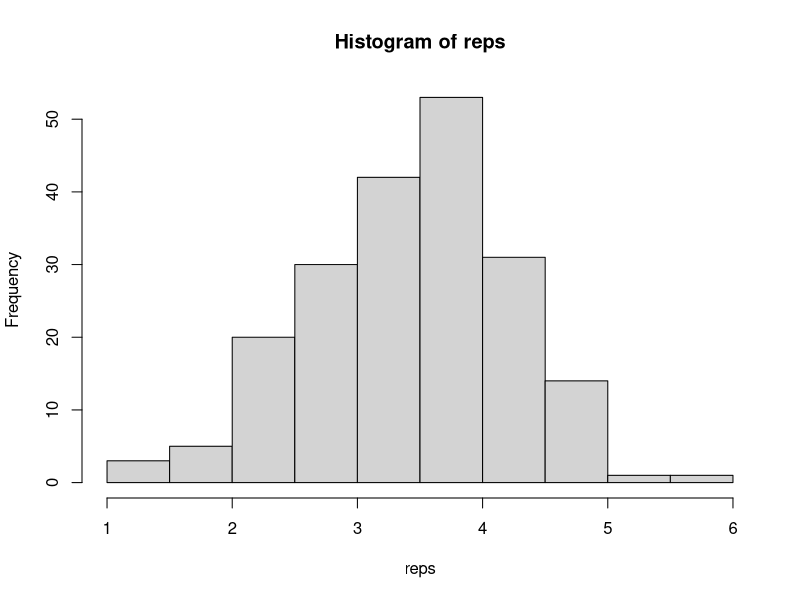
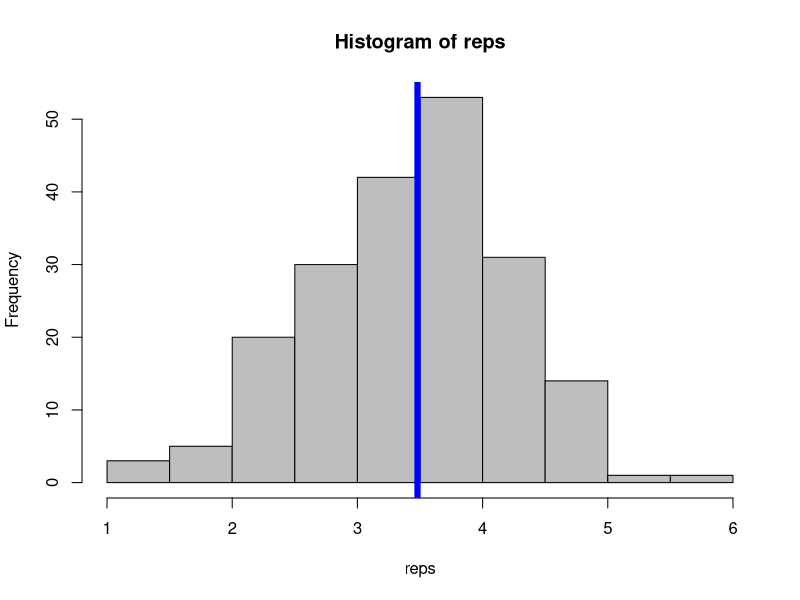
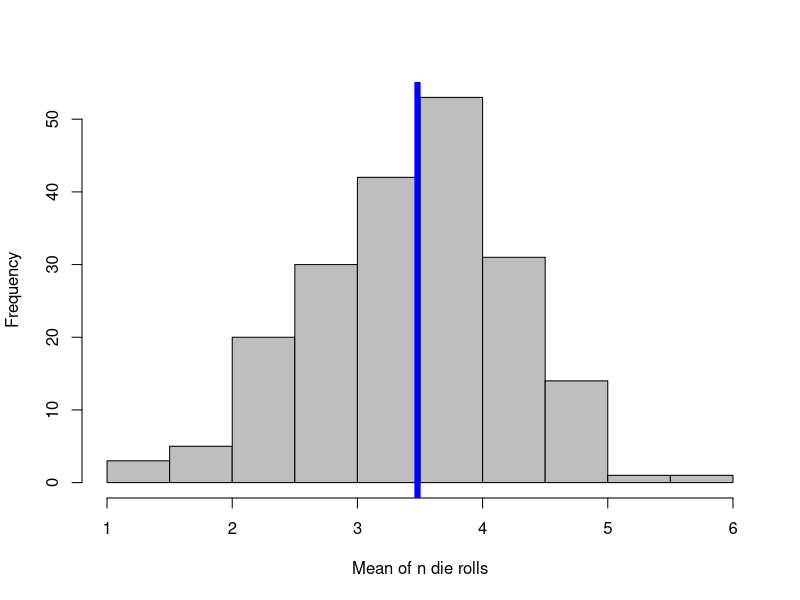
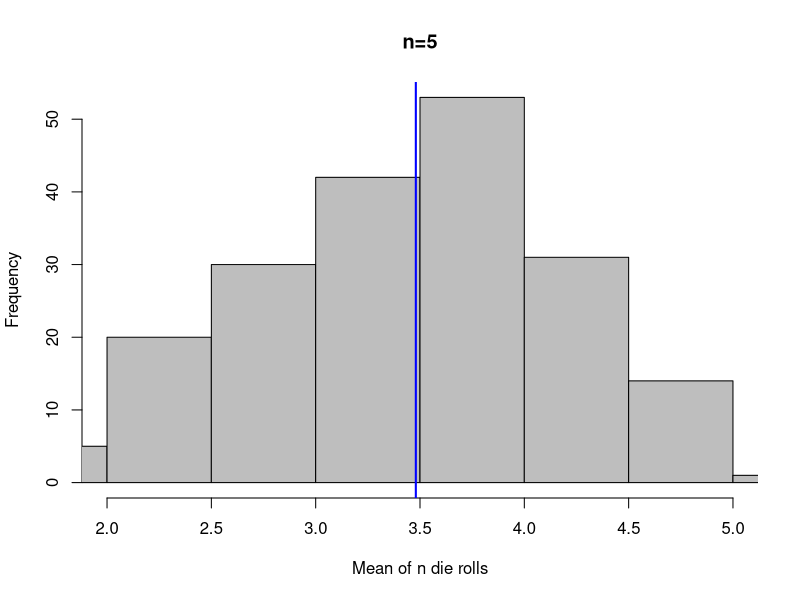
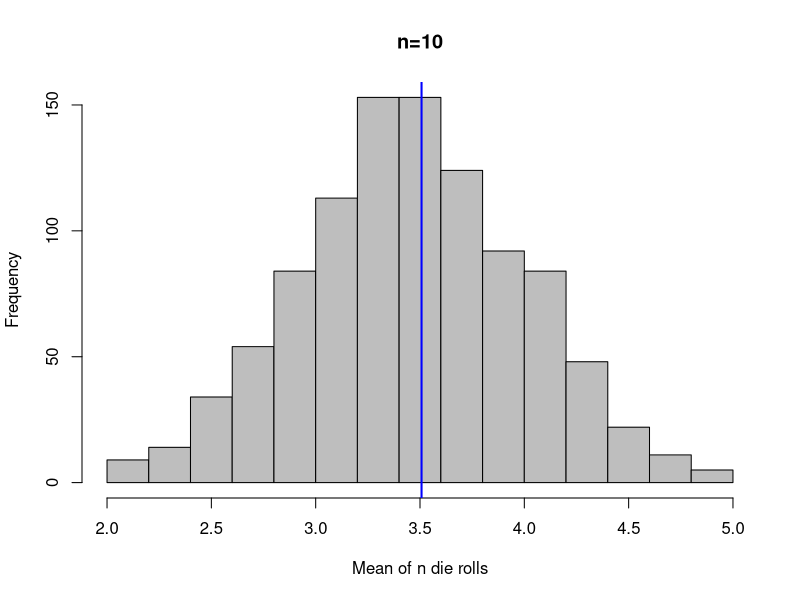
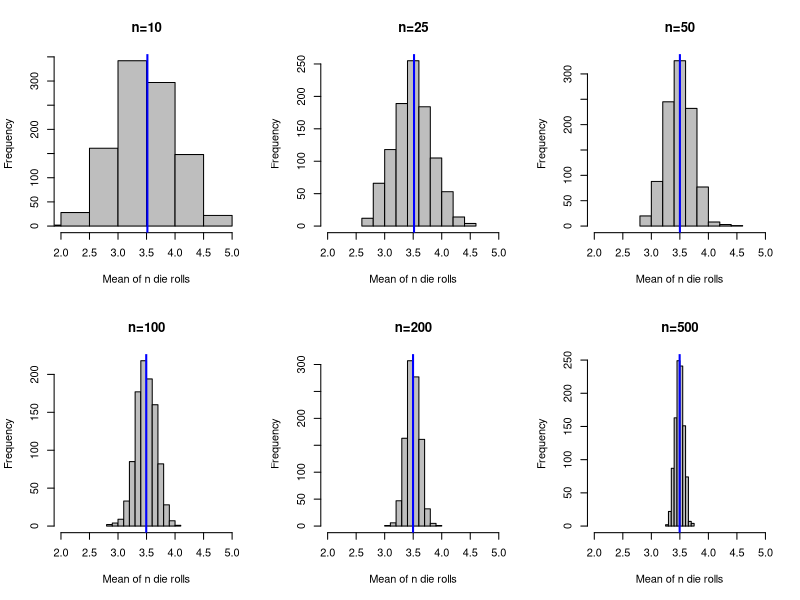

These charts were generated, in order, by the following R code:
## ---- chunk 1
sample(1:6, 1)

# Or, we could use the sample function to simulate 100 die rolls...
sample(1:6, 100, replace = TRUE)
## ---- chunk 2
set.seed(1)

die_roll_mean = function(nr_rolls){
    rolls = sample(1:6, nr_rolls, replace = TRUE)
    mean(rolls)
}

die_roll_mean(nr_rolls = 100)
## ---- chunk 3
# 100 roll mean
reps = replicate(200, die_roll_mean(nr_rolls = 100)) 
## ---- chunk 4
# 5 roll mean
reps = replicate(200, die_roll_mean(nr_rolls = 5)) 
## ---- chunk 5
hist(reps)

hist(reps, col = "grey")
abline(v = mean(reps), col = "blue", lwd = 6)

my_hist = function(sims){
    hist(sims, col = "grey", xlab = "Mean of n die rolls", main = "")
    abline(v = mean(sims), col = "blue", lwd = 6)
}

my_hist(sims = reps)
## ---- chunk 6
my_hist = function(sims, n){
    hist(sims, col = "grey",  xlab = "Mean of n die rolls",
         main = paste0("n=", n), xlim = c(2,5))
    abline(v = mean(sims), col = "blue", lwd = 2)
    }

my_hist(sims = reps, n = 5)
## ---- chunk 7
nr_die_rolls = c(10, 25, 50, 100, 200, 500)
## ---- chunk 8
reps = replicate(1000, die_roll_mean(nr_rolls = nr_die_rolls[1])) 
my_hist(sims = reps, n = nr_die_rolls[1])
## ---- chunk 9
# Change our plotting area to a 2 row by 3 column area
par(mfrow = c(2,3))

for (i in 1:length(nr_die_rolls)) {
    reps = replicate(1000, die_roll_mean(nr_rolls = nr_die_rolls[i]))
    my_hist(sims = reps, n = nr_die_rolls[i])
}
## ---- chunk 10
## YOUR ANSWER HERE
